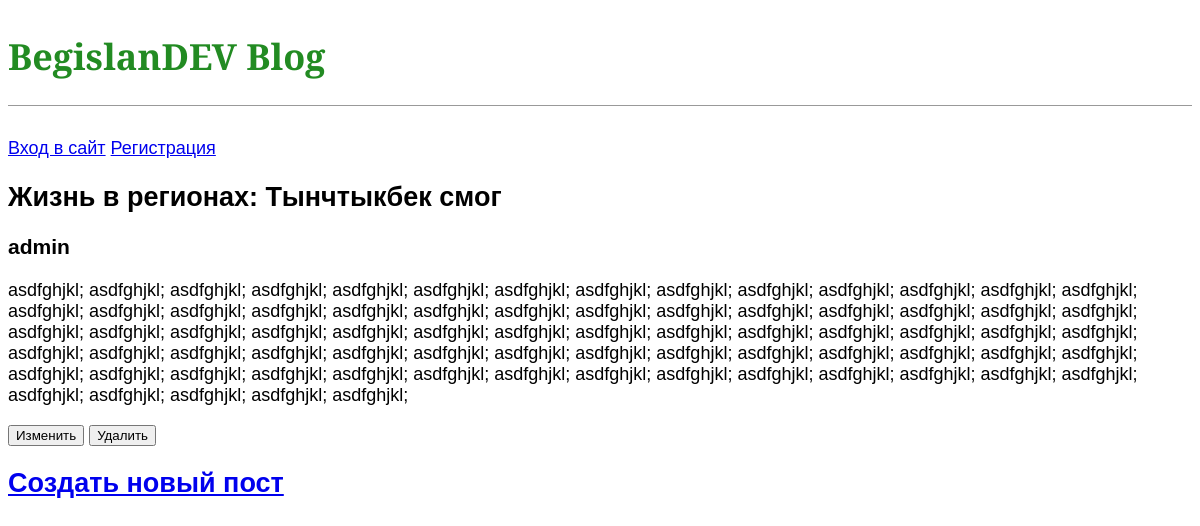
The app's page /post/2/ with its own data.
### blog/models.py (models this page shows, shortened)
class Post(models.Model):
    title = models.CharField(max_length=200)
    author = models.ForeignKey('auth.User', on_delete=models.CASCADE)
    body = models.TextField()

### blog/views.py (the view)
# urls.py: path('post/<int:pk>/', BlogDetailView.as_view(), name="post_detail"),
class BlogDetailView(DetailView):
    model = Post
    template_name = "post_detail.html"

### templates/post_detail.html
{% extends "base.html" %}
{% block content %}
        <div class="post-entry">
            <h2>{{ post.title }}</h2>
            <h3>{{ post.author }}</h3>
            <p>{{ post.body }}</p>
        </div>
        <a href="{% url 'post_edit' post.pk %}"><button>Изменить</button></a>
        <a href="{% url 'post_delete' post.pk %}"><button>Удалить</button></a>
{% endblock %}

### static/css/base.css (style rules this page uses)
body { font-family: 'Noto Sans JP', sans-serif; font-size: 18px; }

### records on screen
Post: title "Жизнь в регионах: Тынчтыкбек смог", author "admin", body "asdfghjkl; asdfghjkl; asdfghjkl; asdfghjkl; asdfghjkl; asdfghjkl; asdfghjkl; asdfghjkl; asdfghjkl; asdfghjkl; asdfghjkl; asdfghjkl; asdfghjkl; asdfghjkl; asdfghjkl; asdfghjkl; asdfghjkl; asdfghjkl; asdfghjkl; asdfghjkl; asdfghjkl; asdfghjkl; asdfghjkl; asdfghjkl; asdfghjkl; asdfghjkl; asdfghjkl; asdfghjkl; asdfghjkl; asdfghjkl; asdfghjkl; asdfghjkl; asdfghjkl; asdfghjkl; asdfghjkl; asdfghjkl; asdfghjkl; asdfghjkl; asdfghjkl; asdfghjkl; asdfghjkl; asdfghjkl; asdfghjkl; asdfghjkl; asdfghjkl; asdfghjkl; asdfghjkl; asdfghjkl; asdfghjkl; asdfghjkl; asdfghjkl; asdfghjkl; asdfghjkl; asdfghjkl; asdfghjkl; asdfghjkl; asdfghjkl; asdfghjkl; asdfghjkl; asdfghjkl; asdfghjkl; asdfghjkl; asdfghjkl;…"
